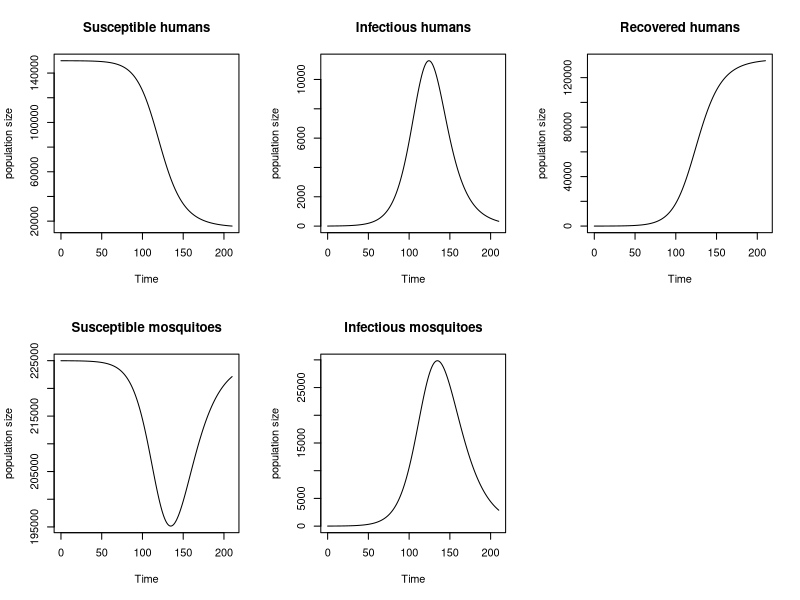
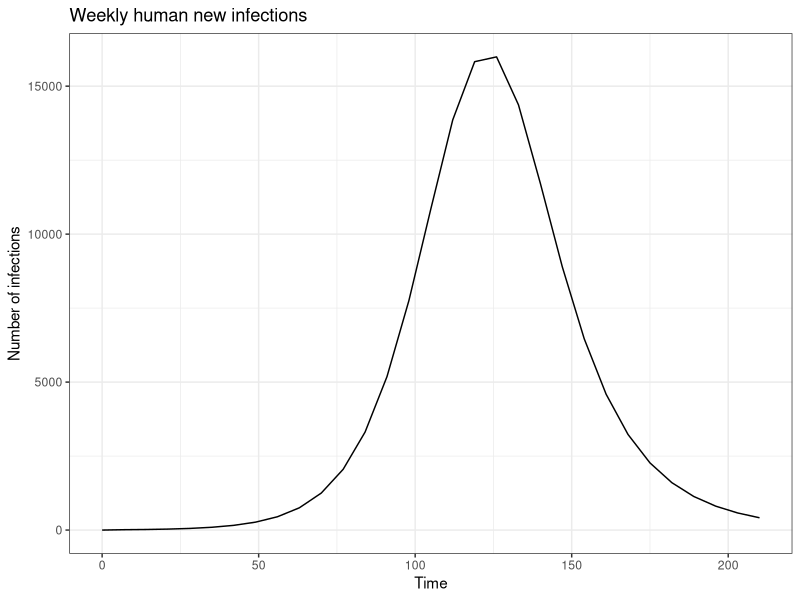
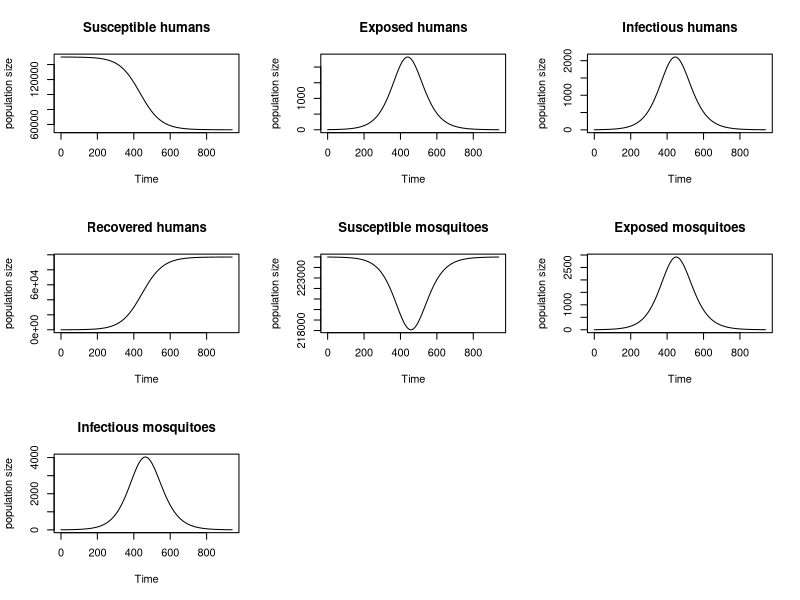
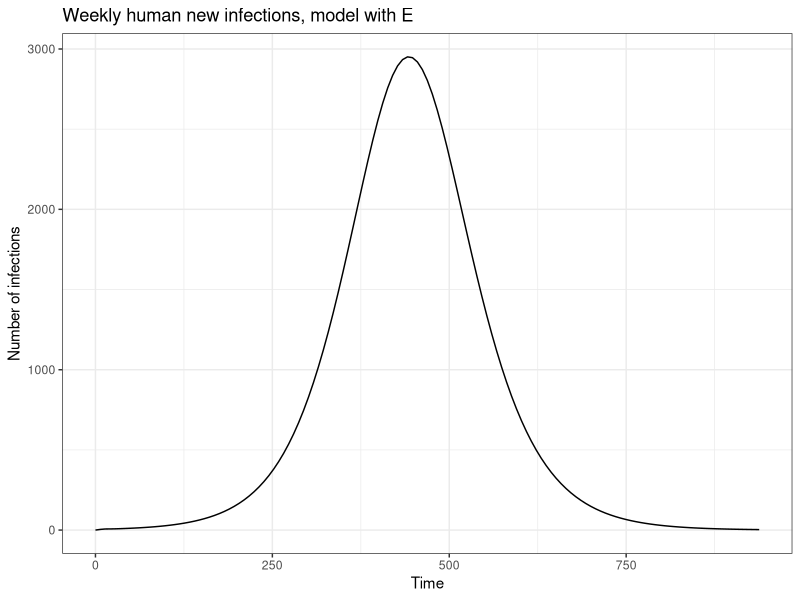

Source code (R) for these figures, in order:
#############################################################
## MODELLING VECTOR-BORNE DISEASES PRACTICAL SESSION PART 1##
#############################################################

# A model for dengue transmission - Part 1
# Some R code to numerically solve a set of ordinary differential equations
# for a simple model of dengue. Results are then plotted.

# Library imports
library(dplyr)
library(deSolve)
library(ggplot2)

# Model parameters
parameters <- c(
  bites = 0.63, # number of bites per mosquito per day
  T_HM = 0.26, # probability of transmission - mosquito to human
  T_MH = 0.26, # Probability of transmission - human to mosquito 
  infectious_period = 5, # days
  mu_M = 1/14 # Mosquito birth and death rate
)

# Time window
start_date = as.Date("2008-11-02")
end_date = as.Date("2009-05-31")
times = seq(start_date, end_date, by = 1)

# Initial conditions
human_population <- 150000 # population of Cairns in 2008
initial_human_susceptible <- 149998
initial_human_infectious <- 2
initial_human_recovered <- human_population - initial_human_susceptible - initial_human_infectious
mosquito_population <- 225000 
initial_mosquito_susceptible <- 224990
initial_mosquito_infectious <- mosquito_population - initial_mosquito_susceptible

# Define model compartments, gather into a single variable to capture the state of the system and set to initial values
state <- c(Susceptible_human = initial_human_susceptible,
           Infectious_human = initial_human_infectious,
           Recovered_human = initial_human_recovered,
           Susceptible_mosquito = initial_mosquito_susceptible,
           Infectious_mosquito = initial_mosquito_infectious)


# Model function
dengue_base <- function(t, state, parameters){
  with(as.list(c(state, parameters)), {
    # Calculate the total population sizes
    Total_human_population <- Susceptible_human + Infectious_human + Recovered_human
    Total_mosquito_population <- Susceptible_mosquito + Infectious_mosquito
    
    # Calculate the average force of infection imposed on each susceptible human
    force_of_infection_on_human <- bites * T_HM * Infectious_mosquito / Total_human_population
    
    # Calculate the average force of infection imposed on each susceptible mosquito
    force_of_infection_on_mosquito <- bites * T_MH * Infectious_human / Total_human_population
    
    # Calculate the (net) instantaneous change in each compartment
    Susceptible_human_change <- -force_of_infection_on_human * Susceptible_human
    Infectious_human_change <- force_of_infection_on_human * Susceptible_human - Infectious_human / infectious_period
    Recovered_human_change <- Infectious_human / infectious_period
    Susceptible_mosquito_change <- mu_M * Total_mosquito_population - (force_of_infection_on_mosquito + mu_M) * Susceptible_mosquito 
    Infectious_mosquito_change <- force_of_infection_on_mosquito * Susceptible_mosquito - mu_M * Infectious_mosquito
    
    # Return net changes as list
    return(list(
      c(
        Susceptible_human_change,
        Infectious_human_change,
        Recovered_human_change,
        Susceptible_mosquito_change,
        Infectious_mosquito_change
      )
    ))
  })
}

# Solve model
out_dengue_base <- ode(y = state, times = as.numeric(times - times[1]), func = dengue_base, parms = parameters)

# Plot solution
plot(out_dengue_base, 
     main = c("Susceptible humans", "Infectious humans", "Recovered humans",
              "Susceptible mosquitoes", "Infectious mosquitoes"), 
     xlab = "Time", ylab = c("population size"))

# Convert ODE output to a tibble
dengue_base_infections <- tibble::as_tibble(out_dengue_base[, c("time", "Susceptible_human", "Infectious_human", "Recovered_human")])

# Create columns for new infections and cumulative new infections, 
# Select every 7th row and calculate the difference
dengue_base_infections <- dengue_base_infections  |>
  mutate(Susceptible_human_change = -c(0, diff(Susceptible_human)),
         Cumulative_human_infections = cumsum(Susceptible_human_change)) |>
  filter(time %% 7 == 0) |>
  select(time, Cumulative_human_infections) |>
  mutate(Weekly_human_infections = c(0, diff(Cumulative_human_infections)))    


# Plot solution
ggplot(dengue_base_infections, aes(x = time, y = Weekly_human_infections)) +
  geom_line() +
  labs(
    x = "Time",
    y = "Number of infections",
    title = "Weekly human new infections"
  ) +
  theme_bw()

#############################################################
## MODELLING VECTOR-BORNE DISEASES PRACTICAL SESSION PART 2##
#############################################################

# A model for dengue transmission - Part 2
# Some R code to numerically solve a set of ordinary differential equations
# for a modified model of dengue. Results are then plotted.

# Model parameters
parameters <- c(
  bites = 0.63, # number of bites per mosquito per day
  T_HM = 0.26, # probability of transmission - mosquito to human
  T_MH = 0.26, # probability of transmission - human to mosquito
  infectious_period = 5, # days. Duration in infectious compartment
  mu_M = 1/14, # per day. Mosquito birth and death rate.
  exposed_period_H = 5.5, # days. Duration in exposed compartment - human
  exposed_period_M = 10 # days. Duration in exposed compartment - mosquito
)

# Initial conditions
human_population <- 150000 # population of Cairns in 2008
initial_human_susceptible <- 149998
initial_human_exposed <- 0
initial_human_infectious <- 2
initial_human_recovered <- human_population - initial_human_susceptible - initial_human_infectious - initial_human_exposed
mosquito_population <- 225000 # 3 times human population, divided by 2
initial_mosquito_susceptible <- 224990
initial_mosquito_exposed <- 0
initial_mosquito_infectious <- mosquito_population - initial_mosquito_susceptible - initial_mosquito_exposed

# Define model compartments, gather into a single variable to capture the state of the system and set to initial values
state <- c(Susceptible_human = initial_human_susceptible,
           Exposed_human = initial_human_exposed,
           Infectious_human = initial_human_infectious,
           Recovered_human = initial_human_recovered,
           Susceptible_mosquito = initial_mosquito_susceptible,
           Exposed_mosquito = initial_mosquito_exposed,
           Infectious_mosquito = initial_mosquito_infectious)

# Time window
start_date = as.Date("2008-11-02")
end_date = as.Date("2011-05-31")
times = seq(start_date, end_date, by = 1)

# Model function
dengue_with_E <- function(t, state, parameters){
  with(as.list(c(state, parameters)), {
    # Calculate the total population sizes
    Total_human_population <- Susceptible_human + Infectious_human + Recovered_human + Exposed_human
    Total_mosquito_population <- Susceptible_mosquito + Infectious_mosquito + Exposed_mosquito
    
    # Calculate the average force of infection imposed on each susceptible human
    force_of_infection_on_human <- bites * T_HM * Infectious_mosquito / Total_human_population
    
    # Calculate the average force of infection imposed on each susceptible mosquito
    force_of_infection_on_mosquito <- bites * T_MH * Infectious_human / Total_human_population
    
    # Calculate the (net) instantaneous change in each compartment
    Susceptible_human_change <- -force_of_infection_on_human * Susceptible_human
    Exposed_human_change <- force_of_infection_on_human * Susceptible_human - Exposed_human / exposed_period_H
    Infectious_human_change <- Exposed_human / exposed_period_H - Infectious_human / infectious_period
    Recovered_human_change <- Infectious_human / infectious_period
    Susceptible_mosquito_change <- mu_M * Total_mosquito_population - (force_of_infection_on_mosquito + mu_M) * Susceptible_mosquito
    Exposed_mosquito_change <- force_of_infection_on_mosquito * Susceptible_mosquito - Exposed_mosquito * (1 / exposed_period_M + mu_M) 
    Infectious_mosquito_change <- Exposed_mosquito / exposed_period_M - mu_M * Infectious_mosquito
    
    # Return net changes as list
    return(list(
      c(
        Susceptible_human_change,
        Exposed_human_change,
        Infectious_human_change,
        Recovered_human_change,
        Susceptible_mosquito_change,
        Exposed_mosquito_change,
        Infectious_mosquito_change
      )
    ))
  })
}

# Solve model
out_dengue_with_E <- ode(y = state, times = as.numeric(times - times[1]), func = dengue_with_E, parms = parameters)

# Plot solution
plot(out_dengue_with_E, 
     main = c("Susceptible humans", "Exposed humans", "Infectious humans", "Recovered humans",
              "Susceptible mosquitoes", "Exposed mosquitoes", "Infectious mosquitoes"), 
     xlab = "Time", ylab = c("population size"))

# Convert ODE output to a tibble
dengue_with_E_infections <- tibble::as_tibble(out_dengue_with_E[, c("time", "Infectious_human", "Recovered_human")])

# Create columns for new infections and cumulative new infections, 
# Select every 7th row and calculate the difference
dengue_with_E_infections <- dengue_with_E_infections  |>
  mutate(Infectious_human_change = c(0, diff(Infectious_human)),
         Recovered_human_change = c(0, diff(Recovered_human)),
         New_human_infections = Infectious_human_change + Recovered_human_change,
         Cumulative_human_infections = cumsum(New_human_infections)) |>
  filter(time %% 7 == 0) |>
  select(time, Cumulative_human_infections) |>
  mutate(Weekly_human_infections = c(0, diff(Cumulative_human_infections)))

# Plot solution
ggplot(dengue_with_E_infections, aes(x = time, y = Weekly_human_infections)) +
  geom_line() +
  labs(
    x = "Time",
    y = "Number of infections",
    title = "Weekly human new infections, model with E"
  ) +
  theme_bw()
